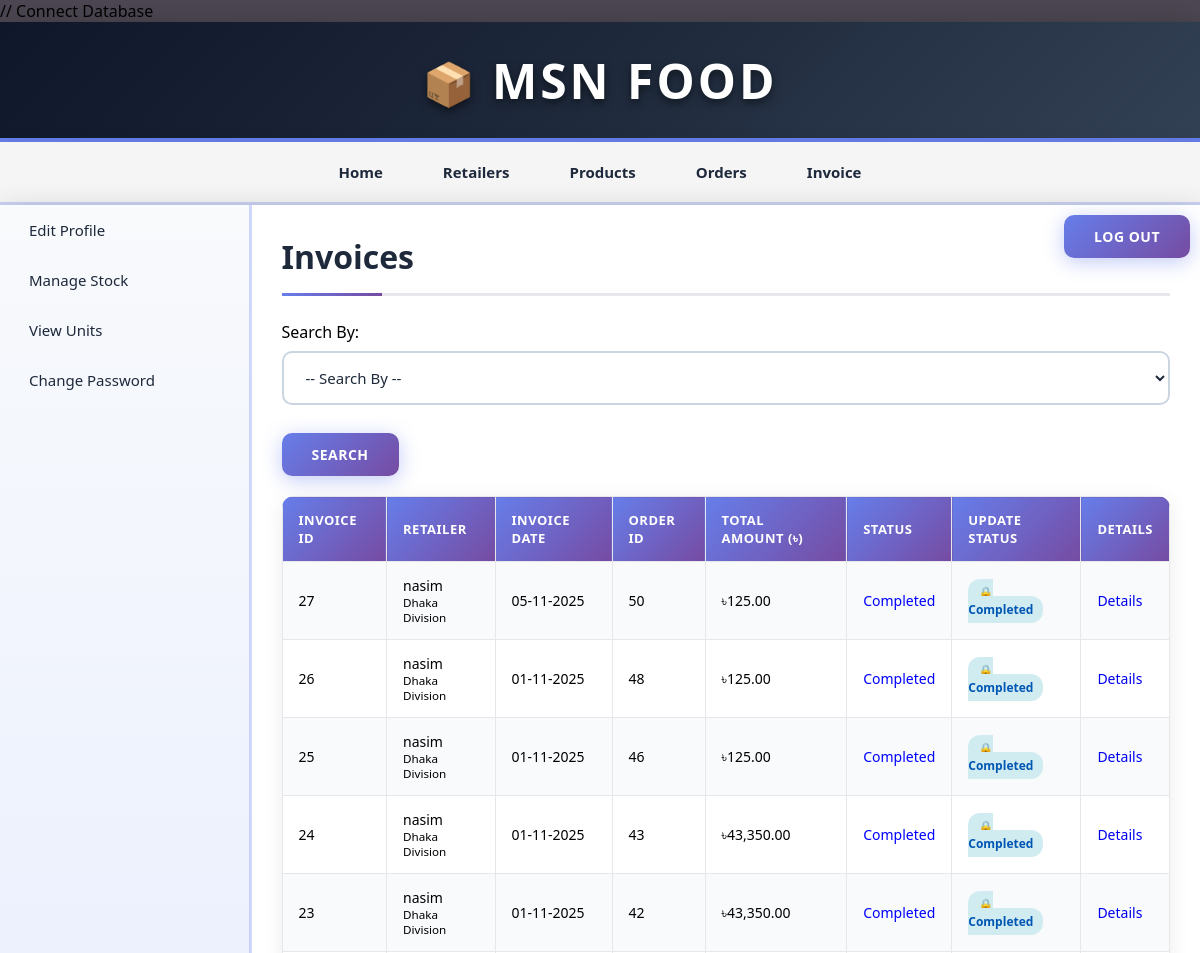
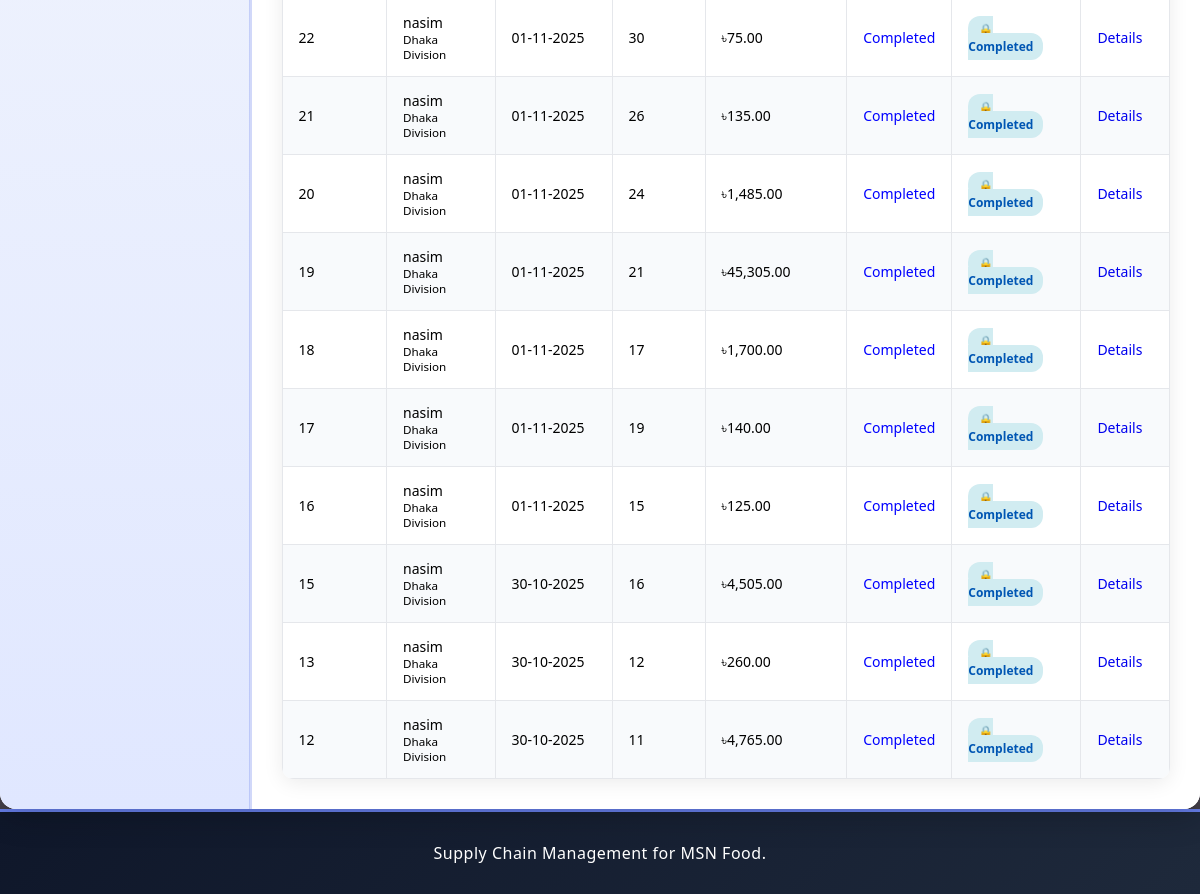
The page /manufacturer/view_invoice.php (signed in) on the database its author committed (2 pictures, top to bottom).
### tables this page shows
CREATE TABLE `invoice` (
  `invoice_id` int(11) NOT NULL,
  `order_id` int(11) NOT NULL,
  `manufacturer_id` int(11) NOT NULL,
  `invoice_date` date NOT NULL,
  `total_amount` decimal(10,2) NOT NULL,
  `status` varchar(20) NOT NULL DEFAULT 'Pending'
);

CREATE TABLE `retailer` (
  `retailer_id` int(11) NOT NULL,
  `retailer_name` varchar(255) NOT NULL,
  `retailer_email` varchar(255) NOT NULL,
  `retailer_phone` varchar(15) NOT NULL,
  `retailer_address` text NOT NULL,
  `area_id` int(11) NOT NULL,
  `username` varchar(50) NOT NULL,
  `password` varchar(50) NOT NULL,
  `date` timestamp NOT NULL DEFAULT current_timestamp()
);

CREATE TABLE `area` (
  `area_id` int(11) NOT NULL,
  `area_name` varchar(100) NOT NULL,
  `area_code` varchar(10) NOT NULL
);

CREATE TABLE `orders` (
  `order_id` int(11) NOT NULL,
  `retailer_id` int(11) NOT NULL,
  `assigned_manufacturer_id` int(11) DEFAULT NULL,
  `date` date NOT NULL,
  `total_amount` decimal(10,2) NOT NULL,
  `approved` tinyint(1) NOT NULL DEFAULT 0,
  `status` tinyint(1) NOT NULL DEFAULT 0,
  `cancellation_reason` text DEFAULT NULL,
  `cancelled_by` varchar(50) DEFAULT NULL,
  `cancelled_date` datetime DEFAULT NULL
);

### manufacturer/view_invoice.php (the view, shortened to what this page needs)
<?php
	require("../includes/config.php");
		if(isset($_SESSION['manufacturer_login'])) {
			if($_SESSION['manufacturer_login'] == true) {
				$manufacturer_id = $_SESSION['manufacturer_id'];
			$querySelectRetailer = "SELECT DISTINCT r.*, a.area_name
									FROM retailer r
									JOIN area a ON r.area_id = a.area_id
									JOIN orders o ON r.retailer_id = o.retailer_id
									WHERE o.assigned_manufacturer_id = '$manufacturer_id'";
			$resultSelectRetailer = mysqli_query($con,$querySelectRetailer);			if($_SERVER['REQUEST_METHOD'] == "POST" && !isset($_POST['update_status'])) {
				if(isset($_POST['cmbFilter'])) {
					if(!empty($_POST['txtInvoiceId'])) {
						$result = validate_number($_POST['txtInvoiceId']);
						if($result == 1) {
							$invoice_id = $_POST['txtInvoiceId'];
							$query_selectInvoice = "SELECT i.*, o.order_id, r.retailer_name, r.retailer_phone, a.area_name, o.date as order_date
													FROM invoice i
													JOIN orders o ON i.order_id = o.order_id
													JOIN retailer r ON o.retailer_id = r.retailer_id
													JOIN area a ON r.area_id = a.area_id
													WHERE i.invoice_id='$invoice_id' AND i.manufacturer_id='$manufacturer_id'";
							$result_selectInvoice = mysqli_query($con,$query_selectInvoice);
							$row_selectInvoice = mysqli_fetch_array($result_selectInvoice);
							if(empty($row_selectInvoice)){
							   $error = "* No invoice was found with this ID for your manufacturer";
							}
							else {
								mysqli_data_seek($result_selectInvoice,0);
							}
						}
						else {
							$error = "* Invalid ID";
						}
					}
					else if(!empty($_POST['txtOrderId'])) {
						$result = validate_number($_POST['txtOrderId']);
						if($result == 1) {
							$order_id = $_POST['txtOrderId'];
							$query_selectInvoice = "SELECT i.*, o.order_id, r.retailer_name, r.retailer_phone, a.area_name, o.date as order_date
													FROM invoice i
													JOIN orders o ON i.order_id = o.order_id
													JOIN retailer r ON o.retailer_id = r.retailer_id
													JOIN area a ON r.area_id = a.area_id
													WHERE i.order_id='$order_id' AND i.manufacturer_id='$manufacturer_id'";
							$result_selectInvoice = mysqli_query($con,$query_selectInvoice);
							$row_selectInvoice = mysqli_fetch_array($result_selectInvoice);
							if(empty($row_selectInvoice)){
							   $error = "* No invoice was found for this order ID for your manufacturer";
							}
							else {
								mysqli_data_seek($result_selectInvoice,0);
							}
						}
						else {
							$error = "* Invalid ID";
						}
					}
					else if(!empty($_POST['cmbRetailer'])) {
						$retailer_id = $_POST['cmbRetailer'];
						$query_selectInvoice = "SELECT i.*, o.order_id, r.retailer_name, r.retailer_phone, a.area_name, o.date as order_date
												FROM invoice i
												JOIN orders o ON i.order_id = o.order_id
												JOIN retailer r ON o.retailer_id = r.retailer_id
												JOIN area a ON r.area_id = a.area_id
											WHERE r.retailer_id='$retailer_id' AND i.manufacturer_id='$manufacturer_id'
											ORDER BY CASE WHEN i.status = 'Cancelled' THEN 1 ELSE 0 END, i.invoice_id DESC";
						$result_selectInvoice = mysqli_query($con,$query_selectInvoice);
						$row_selectInvoice = mysqli_fetch_array($result_selectInvoice);
						if(empty($row_selectInvoice)){
						   $error = "* No invoice was found for the selected Retailer";
						}
						else {
							mysqli_data_seek($result_selectInvoice,0);
						}
					}
					else if(!empty($_POST['txtDate'])) {
						$date = $_POST['txtDate'];
						$query_selectInvoice = "SELECT i.*, o.order_id, r.retailer_name, r.retailer_phone, a.area_name, o.date as order_date
												FROM invoice i
												JOIN orders o ON i.order_id = o.order_id
												JOIN retailer r ON o.retailer_id = r.retailer_id
												JOIN area a ON r.area_id = a.area_id
											WHERE i.invoice_date='$date' AND i.manufacturer_id='$manufacturer_id'
											ORDER BY CASE WHEN i.status = 'Cancelled' THEN 1 ELSE 0 END, i.invoice_id DESC";
						$result_selectInvoice = mysqli_query($con,$query_selectInvoice);
						$row_selectInvoice = mysqli_fetch_array($result_selectInvoice);
						if(empty($row_selectInvoice)){
						   $error = "* No invoice was found with the selected Date";
						}
						else {
							mysqli_data_seek($result_selectInvoice,0);
						}
					}
					else {
						$error = "* Please enter the data to search for.";
					}
				}
				else {
					$error = "Please choose an option to search for.";
				}
			}
			else {
				$query_selectInvoice = "SELECT i.*, o.order_id, r.retailer_name, r.retailer_phone, a.area_name, o.date as order_date
										FROM invoice i
										JOIN orders o ON i.order_id = o.order_id
										JOIN retailer r ON o.retailer_id = r.retailer_id
										JOIN area a ON r.area_id = a.area_id
									WHERE i.manufacturer_id='$manufacturer_id'
									ORDER BY CASE WHEN i.status = 'Cancelled' THEN 1 ELSE 0 END, i.invoice_id DESC";
				$result_selectInvoice = mysqli_query($con,$query_selectInvoice);
			}
		}
	}
	else {
		header('Location:../index.php');
	}
?>
<!DOCTYPE html>
<html>
<head>
	<link rel="stylesheet" href="../includes/main_style.css" >
	<link rel="stylesheet" href="css/smoothness/jquery-ui.css">
</head>
<body>
	<?php
		include("../includes/header.inc.php");
		include("../includes/nav_manufacturer.inc.php");
		include("../includes/aside_manufacturer.inc.php");
	?>
	<section>
		<h1>Invoices</h1>
		<form action="" method="POST" class="form">
		Search By:
		<div class="input-box">
		<select name="cmbFilter" id="cmbFilter">
		<option value="" disabled selected>-- Search By --</option>
		</select>
		</div>
		<input type="submit" class="submit_button" value="Search" />
		</form>
		<form action="" method="POST" class="form">
		<table class="table_displayData" style="margin-top:20px;">
			<tr>
				<th> Invoice ID </th>
				<th> Retailer </th>
				<th> Invoice Date </th>
				<th> Order ID </th>
				<th> Total Amount (৳) </th>
				<th> Status </th>
				<th> Update Status </th>
				<th> Details </th>
			</tr>
			<?php while($row_selectInvoice = mysqli_fetch_array($result_selectInvoice)) { ?>
			<tr>
				<td> <?php echo $row_selectInvoice['invoice_id']; ?> </td>
				<td> <?php echo $row_selectInvoice['retailer_name']; ?><br><small><?php echo $row_selectInvoice['area_name']; ?></small> </td>
				<td> <?php echo date("d-m-Y",strtotime($row_selectInvoice['invoice_date'])); ?> </td>
				<td> <?php echo $row_selectInvoice['order_id']; ?> </td>
				<td> ৳<?php echo number_format($row_selectInvoice['total_amount'], 2); ?> </td>
				<td>
					<?php
						$status = $row_selectInvoice['status'];
						if($status == 'Paid') {
							$color = 'green';
						} elseif($status == 'Completed') {
							$color = 'blue';
						} else {
							$color = 'orange';
						}
					?>
					<span style="color: <?php echo $color; ?>;">
						<?php echo $status; ?>
					</span>
				</td>
			<td>
				<?php if($row_selectInvoice['status'] == 'Completed'): ?>
					<span style="color: #0056b3; font-weight: bold; background: #d1ecf1; padding: 5px 10px; border-radius: 12px; font-size: 12px;">
						🔒 Completed
					</span>
				<?php endif; ?>
			</td>
				<td>
					<a href="view_invoice_items.php?id=<?php echo $row_selectInvoice['invoice_id']; ?>">Details</a>
				</td>
			</tr>
			<?php } ?>
		</table>
		</form>
	</section>
	<?php
		include("../includes/footer.inc.php");
	?>
</body>
</html>

### includes/main_style.css (style rules this page uses)
* { font-family: "Segoe UI", Tahoma, Geneva, Verdana, sans-serif; margin: 0; padding: 0; box-sizing: border-box; }
body { width: 100%; max-width: 1600px; margin: 0 auto; background: linear-gradient(135deg, #4c4752 0%, #4c4752 100%); background-attachment: fixed; min-height: 100vh; }
a { text-decoration: none; transition: all 0.3s ease; }
.input-box { display: block; margin: 8px 0; }
.input-box select { width: 100%; padding: 14px 18px; border: 2px solid #cbd5e1; border-radius: 10px; font-size: 15px; background: rgba(255, 255, 255, 0.7); transition: all 0.3s ease; color: #1e293b; font-weight: 500; cursor: pointer; }
.submit_button { font-size: 16px; margin-top: 20px; margin-right: 10px; padding: 12px 30px; background: linear-gradient(135deg, #667eea 0%, #764ba2 100%); border: none; color: white; border-radius: 10px; font-weight: 700; cursor: pointer; transition: all 0.3s ease; box-shadow: 0 4px 20px rgba(102, 126, 234, 0.4); letter-spacing: 0.5px; text-transform: uppercase; font-size: 14px; }
section { width: 100%; padding: 30px; min-height: 500px; }
section h1 { margin-bottom: 25px; font-weight: 700; color: #1e293b; font-size: 32px; padding-bottom: 15px; border-bottom: 3px solid #e5e7eb; position: relative; }
section h1::after { content: ""; position: absolute; bottom: -3px; left: 0; width: 100px; height: 3px; background: linear-gradient(90deg, #667eea 0%, #764ba2 100%); }
table { border-collapse: collapse; width: 100%; }
.table_displayData { box-shadow: 0 4px 20px rgba(0, 0, 0, 0.08); border-radius: 12px; overflow: hidden; background: white; }
.table_displayData td, .table_displayData th { border: 1px solid #e5e7eb; padding: 14px 16px; text-align: left; font-size: 14px; }
.table_displayData th { background: linear-gradient(135deg, #667eea 0%, #764ba2 100%); color: white; font-weight: 600; text-transform: uppercase; letter-spacing: 0.5px; font-size: 13px; }
.table_displayData tr:nth-child(even) { background-color: #f8fafc; }

### rows shown on the page
invoice: invoice_id "27", retailer.retailer_name "nasim", area.area_name "Dhaka Division", invoice_date "05-11-2025", order.order_id "50", total_amount "125.00", status "Completed", shows "🔒 Completed"
invoice: invoice_id "26", retailer.retailer_name "nasim", area.area_name "Dhaka Division", invoice_date "01-11-2025", order.order_id "48", total_amount "125.00", status "Completed", shows "🔒 Completed"
invoice: invoice_id "25", retailer.retailer_name "nasim", area.area_name "Dhaka Division", invoice_date "01-11-2025", order.order_id "46", total_amount "125.00", status "Completed", shows "🔒 Completed"
invoice: invoice_id "24", retailer.retailer_name "nasim", area.area_name "Dhaka Division", invoice_date "01-11-2025", order.order_id "43", total_amount "43,350.00", status "Completed", shows "🔒 Completed"
invoice: invoice_id "23", retailer.retailer_name "nasim", area.area_name "Dhaka Division", invoice_date "01-11-2025", order.order_id "42", total_amount "43,350.00", status "Completed", shows "🔒 Completed"
invoice: invoice_id "22", retailer.retailer_name "nasim", area.area_name "Dhaka Division", invoice_date "01-11-2025", order.order_id "30", total_amount "75.00", status "Completed", shows "🔒 Completed"
invoice: invoice_id "21", retailer.retailer_name "nasim", area.area_name "Dhaka Division", invoice_date "01-11-2025", order.order_id "26", total_amount "135.00", status "Completed", shows "🔒 Completed"
invoice: invoice_id "20", retailer.retailer_name "nasim", area.area_name "Dhaka Division", invoice_date "01-11-2025", order.order_id "24", total_amount "1,485.00", status "Completed", shows "🔒 Completed"
invoice: invoice_id "19", retailer.retailer_name "nasim", area.area_name "Dhaka Division", invoice_date "01-11-2025", order.order_id "21", total_amount "45,305.00", status "Completed", shows "🔒 Completed"
invoice: invoice_id "18", retailer.retailer_name "nasim", area.area_name "Dhaka Division", invoice_date "01-11-2025", order.order_id "17", total_amount "1,700.00", status "Completed", shows "🔒 Completed"
invoice: invoice_id "17", retailer.retailer_name "nasim", area.area_name "Dhaka Division", invoice_date "01-11-2025", order.order_id "19", total_amount "140.00", status "Completed", shows "🔒 Completed"
invoice: invoice_id "16", retailer.retailer_name "nasim", area.area_name "Dhaka Division", invoice_date "01-11-2025", order.order_id "15", total_amount "125.00", status "Completed", shows "🔒 Completed"
invoice: invoice_id "15", retailer.retailer_name "nasim", area.area_name "Dhaka Division", invoice_date "30-10-2025", order.order_id "16", total_amount "4,505.00", status "Completed", shows "🔒 Completed"
invoice: invoice_id "13", retailer.retailer_name "nasim", area.area_name "Dhaka Division", invoice_date "30-10-2025", order.order_id "12", total_amount "260.00", status "Completed", shows "🔒 Completed"
invoice: invoice_id "12", retailer.retailer_name "nasim", area.area_name "Dhaka Division", invoice_date "30-10-2025", order.order_id "11", total_amount "4,765.00", status "Completed", shows "🔒 Completed"
